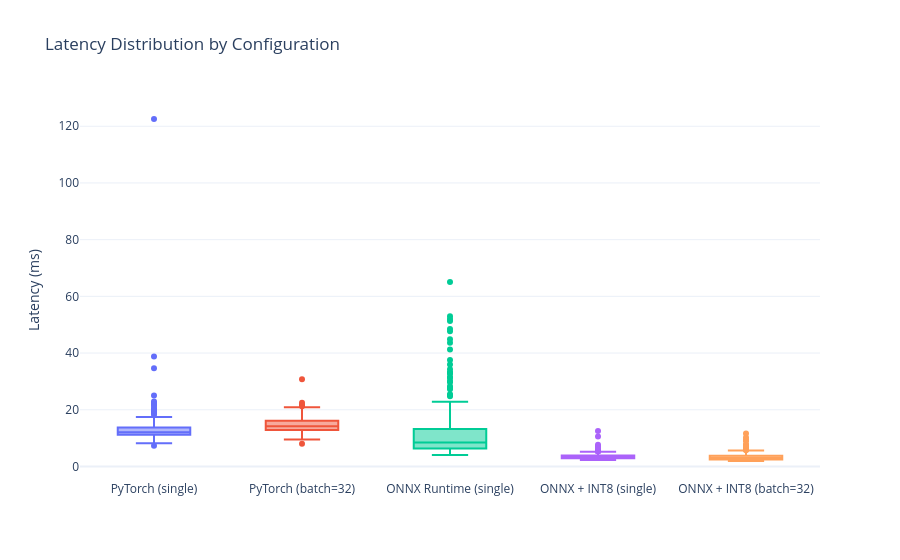

Notebook code for this chart:
### Markdown cell above
## 9. Results & Visualization

Two views of the same data:
- **Latency distributions** (box plots) — shows not just the median but the tail behavior (p95, p99) that matters for user-facing SLAs
- **Throughput comparison** (bar chart) — the headline metric for capacity planning

### Code cell
# Box plots show the full latency distribution for each configuration.
# Look at the boxes (p25-p75) and whiskers (p5-p95) — tight distributions
# indicate consistent performance; long tails indicate unpredictable latency.
fig_latency = go.Figure()
for r in all_results:
    fig_latency.add_trace(go.Box(y=r.latencies_ms, name=r.name))

fig_latency.update_layout(
    title="Latency Distribution by Configuration",
    yaxis_title="Latency (ms)",
    template="plotly_white",
    showlegend=False,
)
fig_latency.show()

### Figure 1 — Plotly figure (JSON) as saved in the notebook; plotly's stock layout.template omitted (floating-point values rounded to 4 significant figures; data arrays with more than 128 entries replaced by an {"elided": "..."} marker saying what was removed)
{"data": [{"name": "PyTorch (single)", "type": "box", "y": {"elided": "200 float values"}}, {"name": "PyTorch (batch=32)", "type": "box", "y": {"elided": "200 float values"}}, {"name": "ONNX Runtime (single)", "type": "box", "y": {"elided": "200 float values"}}, {"name": "ONNX + INT8 (single)", "type": "box", "y": {"elided": "200 float values"}}, {"name": "ONNX + INT8 (batch=32)", "type": "box", "y": {"elided": "200 float values"}}], "layout": {"showlegend": false, "title": {"text": "Latency Distribution by Configuration"}, "yaxis": {"title": {"text": "Latency (ms)"}}}}
